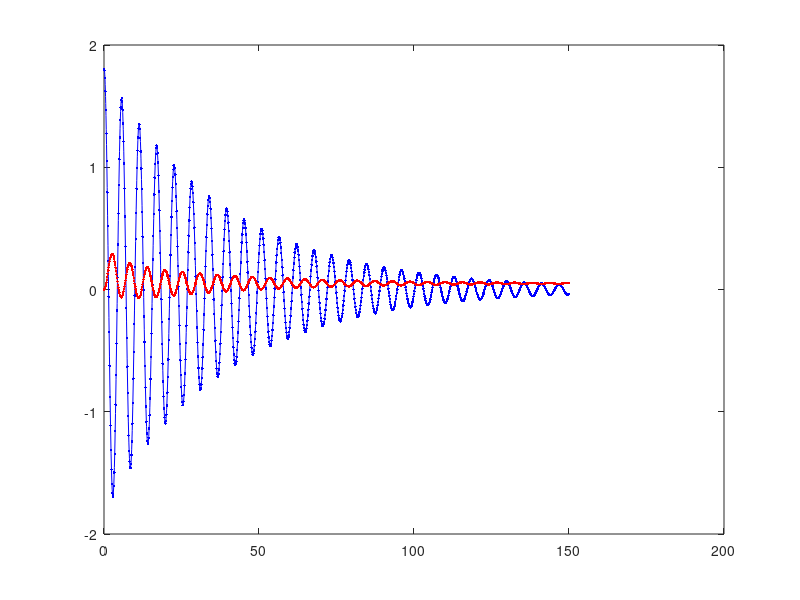

Write the MATLAB code that produced this figure.
function platform_noescape()
figure(1); clf;

% create the solution from ODE45
x0 = [1;0;0.8;0.1;0;0];   %% initial condition theta1, omega1, theta2, omega2, Y, dY/dt
[T,X] = ode45(@derivs,[0 150],x0);
plot(T,X(:,5),'r')
hold on
plot(T,X(:,3)+X(:,1),'b')

% create the analytical solution from eigens
[T,X] = analytical_soln(150,x0);
plot(T,real(X(1,:)+ X(3,:)),'b.'); 
plot(T,real(X(5,:)),'r.')

end

% function to compute right hand side of ode system
function dxdt = derivs(t,x)        
    A = linear_matrix();
    dxdt= A*x;
end

% Create the matrix to get the linear problem as dX/dt = A x 
function A = linear_matrix()
    % dimensionless parameters
    mu = 0.1;    %% mass ratio
    g = 0.001;   %% pendulum damping
    G = 0.1;     %% Cart damping
    % note I am leaving out cart spring since we arent using it
    
    % left side of equation matrix, it is not the 
    % identity since there are 2 second derivs in one eqn
    A = [1  0  0  0  0  0; 
         0  1  0  0  0  1; 
         0  0  1  0  0  0; 
         0  0  0  1  0  1; 
         0  0  0  0  1  0; 
         0 mu  0 mu  0  1];
     
    % right side of the equation matrix 
    B = [ 0    1  0    0  0    0 ;
         -1 -2*g  0    0  0    0 ;
          0    0  0    1  0    0 ;
          0    0 -1 -2*g  0    0 ;
          0    0  0    0  0    1 ; 
          0    0  0    0  0 -2*G];
      
    % to get in form dX/dt = AX
    A = inv(A)*B;
end

% Compose the analytical solution to the linear problem
function [t,x] = analytical_soln(Tspan,x0)

    A = linear_matrix(); % same matrix as in numerical solution 
    [P,D] = eig(A);      % get the eignevalues and vectors
    c = inv(P)*x0;       % get constants from initial condition

    t = linspace(0,Tspan,1000);
    x  = zeros(size(t));
    % sum over six eigenvalues
    for i = 1:6
        x = x  + c(i)*P(:,i)*exp(D(i,i)*t);  %% compose the solution as sum of eigens
    end
end